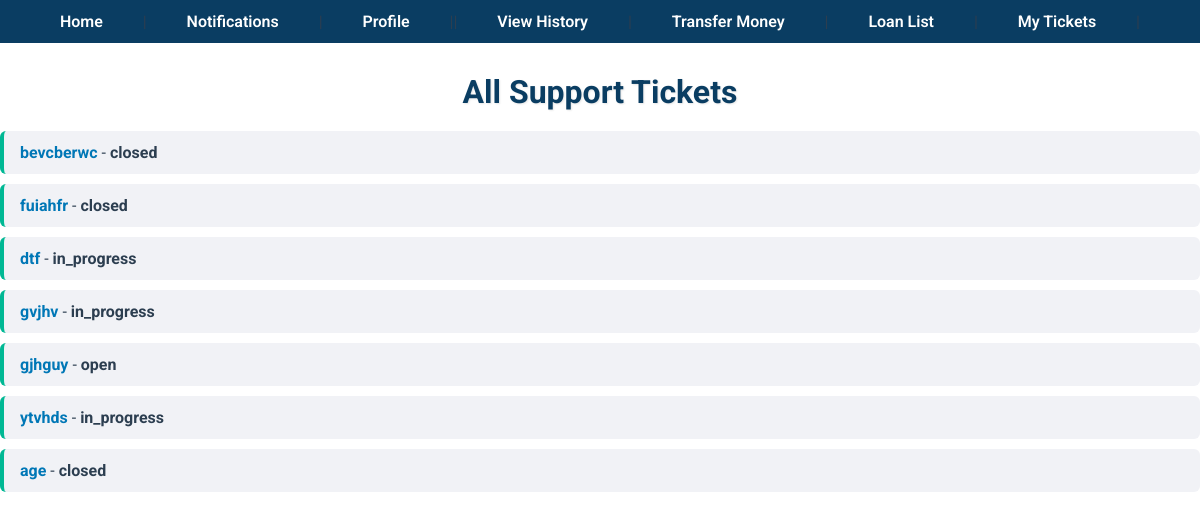
/support/tickets/ (signed in), run on the app's committed database.
### support/models.py (models this page shows, shortened)
class SupportTicket(models.Model):
    STATUS_CHOICES = [
        ('open', 'Open'),
        ('in_progress', 'In Progress'),
        ('closed', 'Closed'),
    ]
    user = models.ForeignKey(User, on_delete=models.CASCADE)
    subject = models.CharField(max_length=255)
    description = models.TextField()
    status = models.CharField(max_length=20, choices=STATUS_CHOICES, default='open')
    response = models.TextField(blank=True, null=True)  # New field for admin response
    created_at = models.DateTimeField(auto_now_add=True)
    updated_at = models.DateTimeField(auto_now=True)

### support/views.py (the view)
# urls.py: path('tickets/', views.ticket_list, name='ticket_list'),
@login_required
@user_passes_test(is_admin, login_url='accounts:home')  # Redirect non-admin users
def ticket_list(request):
    tickets = SupportTicket.objects.all()
    return render(request, 'support/ticket_list.html', {'tickets': tickets})

### support/views.py (called while the page is built)
def is_admin(user):
    return user.is_staff  # Only allow access if the user is an admin

### support/templates/support/ticket_list.html
{% extends "accounts/base.html" %}
{% block content %}
  <h2>All Support Tickets</h2>
  {% if tickets %}
    <ul class="ticket-list">
        {% for ticket in tickets %}
            <li>
                <a href="{% url 'support:ticket_detail' ticket.id %}">{{ ticket.subject }}</a> - <strong>{{ ticket.status }}</strong>
            </li>
        {% endfor %}
    </ul>
  {% else %}
    <p>You have no support tickets yet.</p>
  {% endif %}
{% endblock %}

### accounts/static/accounts/styles.css (style rules this page uses)
body { font-family: 'Roboto', sans-serif; background-color: white; margin: 0; padding: 0; color: #2c3e50; }
h2, h3 { color: #34495e; margin-bottom: 12px; font-weight: 600; }
h2 { color: #0a3d62; text-align: center; margin-top: 30px; margin-bottom: 20px; font-weight: 700; font-size: 2rem; font-family: 'Roboto', sans-serif; text-shadow: 1px 1px 2px rgba(0,0,0,0.1); }
.ticket-list { list-style: none; padding: 0; margin-top: 20px; }
.ticket-list li { background-color: #f1f2f6; padding: 12px 16px; margin-bottom: 10px; border-left: 4px solid #00b894; border-radius: 6px; }
.ticket-list li a { font-weight: bold; color: #0077b6; text-decoration: none; }

### data on the page
SupportTicket: subject "bevcberwc", status "closed"
SupportTicket: subject "fuiahfr", status "closed"
SupportTicket: subject "dtf", status "in_progress"
SupportTicket: subject "gvjhv", status "in_progress"
SupportTicket: subject "gjhguy", status "open"
SupportTicket: subject "ytvhds", status "in_progress"
SupportTicket: subject "age", status "closed"
